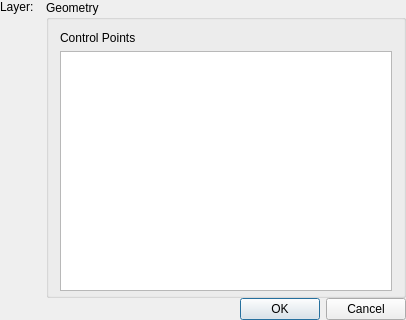
<?xml version="1.0" encoding="UTF-8"?>
<ui version="4.0">
 <class>DlgParabola</class>
 <widget class="QDialog" name="DlgParabola">
  <property name="geometry">
   <rect>
    <x>0</x>
    <y>0</y>
    <width>406</width>
    <height>320</height>
   </rect>
  </property>
  <property name="sizePolicy">
   <sizepolicy hsizetype="Minimum" vsizetype="Minimum">
    <horstretch>0</horstretch>
    <verstretch>0</verstretch>
   </sizepolicy>
  </property>
  <property name="minimumSize">
   <size>
    <width>400</width>
    <height>320</height>
   </size>
  </property>
  <property name="windowTitle">
   <string>Parabola</string>
  </property>
  <property name="modal">
   <bool>true</bool>
  </property>
  <layout class="QVBoxLayout">
   <property name="spacing">
    <number>0</number>
   </property>
   <property name="leftMargin">
    <number>0</number>
   </property>
   <property name="topMargin">
    <number>0</number>
   </property>
   <property name="rightMargin">
    <number>0</number>
   </property>
   <property name="bottomMargin">
    <number>0</number>
   </property>
   <item>
    <layout class="QHBoxLayout">
     <item>
      <layout class="QVBoxLayout">
       <item>
        <layout class="QHBoxLayout">
         <item>
          <widget class="QLabel" name="lLayer">
           <property name="sizePolicy">
            <sizepolicy hsizetype="Preferred" vsizetype="Preferred">
             <horstretch>0</horstretch>
             <verstretch>0</verstretch>
            </sizepolicy>
           </property>
           <property name="text">
            <string>Layer:</string>
           </property>
           <property name="wordWrap">
            <bool>false</bool>
           </property>
          </widget>
         </item>
         <item>
          <widget class="QG_LayerBox" name="cbLayer" native="true"/>
         </item>
        </layout>
       </item>
       <item>
        <widget class="QG_WidgetPen" name="wPen" native="true">
         <property name="sizePolicy">
          <sizepolicy hsizetype="MinimumExpanding" vsizetype="MinimumExpanding">
           <horstretch>0</horstretch>
           <verstretch>0</verstretch>
          </sizepolicy>
         </property>
        </widget>
       </item>
      </layout>
     </item>
     <item>
      <widget class="QGroupBox" name="buttonGroup8">
       <property name="sizePolicy">
        <sizepolicy hsizetype="MinimumExpanding" vsizetype="MinimumExpanding">
         <horstretch>1</horstretch>
         <verstretch>0</verstretch>
        </sizepolicy>
       </property>
       <property name="title">
        <string>Geometry</string>
       </property>
       <layout class="QGridLayout">
        <item row="0" column="0" colspan="2">
         <layout class="QHBoxLayout" name="horizontalLayout_2"/>
        </item>
        <item row="2" column="0" colspan="2">
         <widget class="QTableView" name="tvPoints">
          <property name="minimumSize">
           <size>
            <width>320</width>
            <height>240</height>
           </size>
          </property>
          <property name="toolTip">
           <string>Points on Spline</string>
          </property>
          <property name="whatsThis">
           <string>Points on Spline</string>
          </property>
          <property name="textElideMode">
           <enum>Qt::ElideRight</enum>
          </property>
          <attribute name="horizontalHeaderCascadingSectionResizes">
           <bool>false</bool>
          </attribute>
         </widget>
        </item>
        <item row="3" column="0">
         <spacer name="spacer58">
          <property name="orientation">
           <enum>Qt::Vertical</enum>
          </property>
          <property name="sizeType">
           <enum>QSizePolicy::Expanding</enum>
          </property>
          <property name="sizeHint" stdset="0">
           <size>
            <width>20</width>
            <height>20</height>
           </size>
          </property>
         </spacer>
        </item>
        <item row="1" column="0">
         <widget class="QLabel" name="lPointLabel">
          <property name="text">
           <string>Control Points</string>
          </property>
         </widget>
        </item>
       </layout>
      </widget>
     </item>
    </layout>
   </item>
   <item>
    <widget class="QDialogButtonBox" name="buttonBox">
     <property name="standardButtons">
      <set>QDialogButtonBox::Cancel|QDialogButtonBox::Ok</set>
     </property>
    </widget>
   </item>
  </layout>
 </widget>
 <layoutdefault spacing="6" margin="11"/>
 <customwidgets>
  <customwidget>
   <class>QG_WidgetPen</class>
   <extends>QWidget</extends>
   <header>qg_widgetpen.h</header>
  </customwidget>
  <customwidget>
   <class>QG_LayerBox</class>
   <extends>QWidget</extends>
   <header>qg_layerbox.h</header>
  </customwidget>
 </customwidgets>
 <resources/>
 <connections>
  <connection>
   <sender>buttonBox</sender>
   <signal>accepted()</signal>
   <receiver>DlgParabola</receiver>
   <slot>accept()</slot>
   <hints>
    <hint type="sourcelabel">
     <x>202</x>
     <y>217</y>
    </hint>
    <hint type="destinationlabel">
     <x>20</x>
     <y>20</y>
    </hint>
   </hints>
  </connection>
  <connection>
   <sender>buttonBox</sender>
   <signal>rejected()</signal>
   <receiver>DlgParabola</receiver>
   <slot>reject()</slot>
   <hints>
    <hint type="sourcelabel">
     <x>202</x>
     <y>217</y>
    </hint>
    <hint type="destinationlabel">
     <x>20</x>
     <y>20</y>
    </hint>
   </hints>
  </connection>
 </connections>
</ui>
